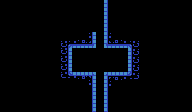

Rendered tile map (Tiled .tmx) drawn with the repository's tilesets; below, a short description and the full map source, tile grids included:
An orthogonal 24x14 tile map with 8x8 px tiles, 2 tile layers (Tiles_2, Tiles_1) and 7 objects.

<map version="1.4" tiledversion="2021.01.13" orientation="orthogonal" renderorder="right-down" width="24" height="14" tilewidth="8" tileheight="8" infinite="0" nextlayerid="4" nextobjectid="13">
 <tileset firstgid="1" source="tiles.tsx" />
 <layer id="3" name="Tiles_2" width="24" height="14">
  <data encoding="csv">
0,0,0,0,0,0,0,0,0,0,0,0,0,0,0,0,0,0,0,0,0,0,0,0,
0,0,0,0,0,0,0,0,0,0,0,0,0,0,0,0,0,0,0,0,0,0,0,0,
0,0,0,0,0,0,0,0,0,0,0,0,0,0,0,0,0,0,0,0,0,0,0,0,
0,0,0,0,0,0,0,0,0,0,0,0,0,0,0,0,0,0,0,0,0,0,0,0,
0,0,0,0,0,0,0,0,0,0,0,185,186,187,188,189,190,191,192,0,0,0,0,0,
0,0,0,0,0,0,0,205,206,207,208,209,210,211,212,213,214,215,216,0,0,0,0,0,
0,0,0,0,0,0,0,229,230,0,0,0,234,235,236,237,238,239,240,0,0,0,0,0,
0,0,0,0,0,0,0,253,254,0,256,0,258,259,260,261,262,263,264,0,0,0,0,0,
0,0,0,0,0,0,0,277,278,0,0,0,282,283,284,285,286,287,288,0,0,0,0,0,
0,0,0,0,0,0,0,301,302,303,304,305,306,307,308,309,310,311,312,0,0,0,0,0,
0,0,0,0,0,0,0,325,326,327,328,329,330,331,332,333,334,335,336,0,0,0,0,0,
0,0,0,0,0,0,0,0,0,0,0,0,0,0,0,0,0,0,0,0,0,0,0,0,
0,0,0,0,0,0,0,0,0,0,0,0,0,0,0,0,0,0,0,0,0,0,0,0,
0,0,0,0,0,0,0,0,0,0,0,0,0,0,0,0,0,0,0,0,0,0,0,0
</data>
 </layer>
 <layer id="1" name="Tiles_1" width="24" height="14">
  <data encoding="csv">
0,0,0,0,0,0,0,0,0,0,0,0,0,163,0,0,0,0,0,0,0,0,0,0,
0,0,0,0,0,0,0,0,0,0,0,0,0,163,0,0,0,0,0,0,0,0,0,0,
0,0,0,0,0,0,0,0,0,0,0,0,0,163,0,0,0,0,0,0,0,0,0,0,
0,0,0,0,0,0,15,0,0,0,0,0,21,163,0,0,0,0,0,0,0,0,0,0,
0,0,0,0,0,0,0,0,0,0,0,17,18,19,20,21,22,191,192,0,0,0,0,0,
0,0,0,0,0,0,0,205,38,39,40,41,42,43,44,45,46,215,216,0,0,0,0,0,
0,0,0,0,0,0,0,229,62,0,0,0,0,67,68,69,70,239,240,0,0,0,0,0,
0,0,0,0,0,0,0,253,86,0,88,0,90,91,92,93,94,263,264,0,0,0,0,0,
0,0,0,0,0,0,0,277,110,0,0,0,114,115,116,117,118,287,288,0,0,0,0,0,
0,0,0,0,0,0,0,301,134,135,136,137,138,139,140,141,142,311,312,0,0,0,0,0,
0,0,0,0,0,0,0,325,0,0,0,161,162,163,164,165,166,335,336,0,0,0,0,0,
0,0,0,0,0,0,0,0,0,0,0,17,0,19,0,0,0,0,0,0,0,0,0,0,
0,0,0,0,0,0,0,0,0,0,0,17,0,19,0,0,0,0,0,0,0,0,0,0,
0,0,0,0,0,0,0,0,0,0,0,17,0,19,0,0,0,0,0,0,0,0,0,0
</data>
 </layer>
 <objectgroup id="2" name="Objects">
  <object id="6" template="porta_1D_horizontal.tx" gid="1073741878" x="96.004" y="48.1232" />
  <object id="7" template="porta_1D_horizontal.tx" gid="54" x="96.0026" y="80" />
  <object id="8" template="porta_3D_horizontal.tx" x="24" y="16" />
  <object id="9" template="porta_5D_horizontal.tx" x="16" y="32" />
  <object id="10" template="porta_1D_vertical.tx" x="16" y="56" />
  <object id="11" template="porta_3D_vertical.tx" x="32" y="80" />
  <object id="12" template="porta_5D_vertical.tx" x="16" y="104" />
 </objectgroup>
</map>